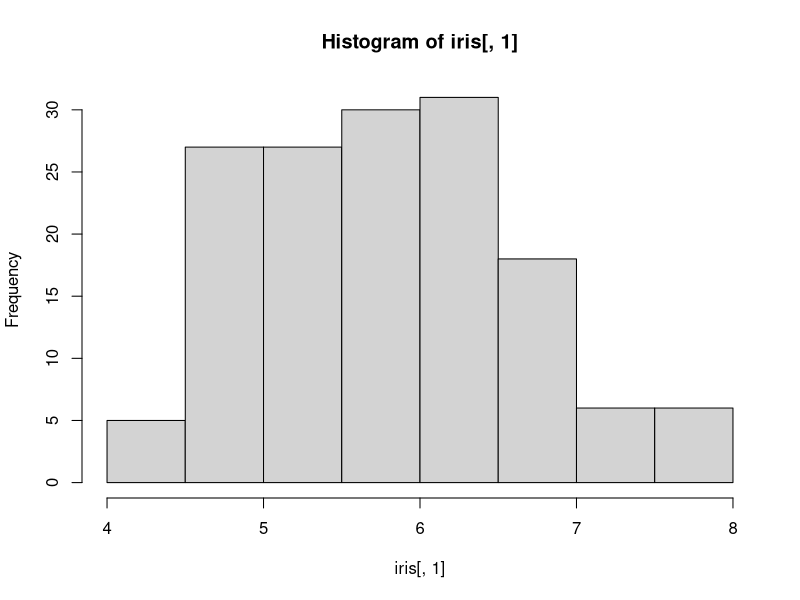
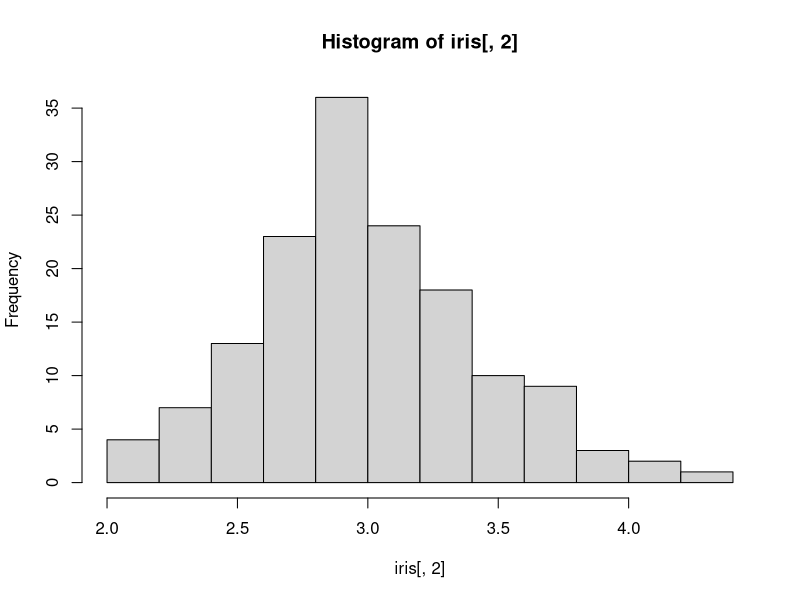
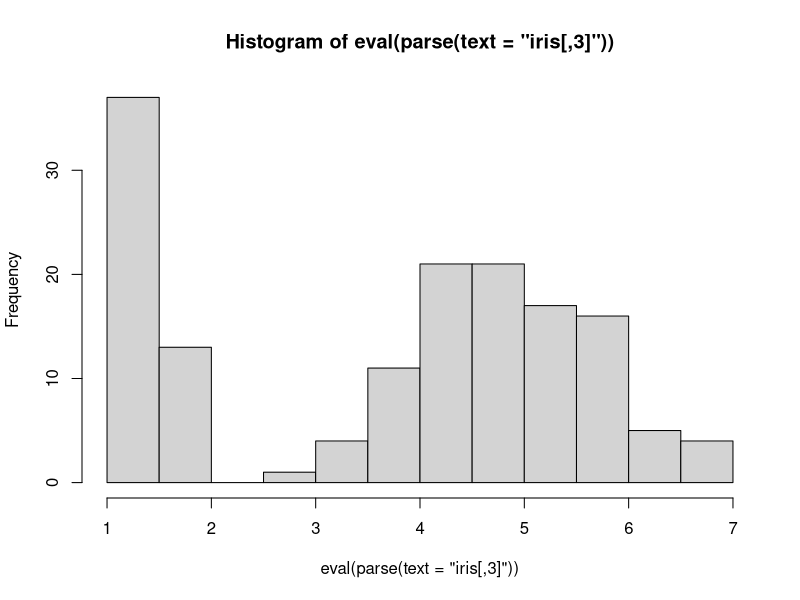

Write the R code that produced these figures, in order.

eval(parse(text=paste("hist(","iris[,1]",")",sep="")))
eval(parse(text="hist(iris[,2])"))


hist(eval(parse(text="iris[,3]")))
